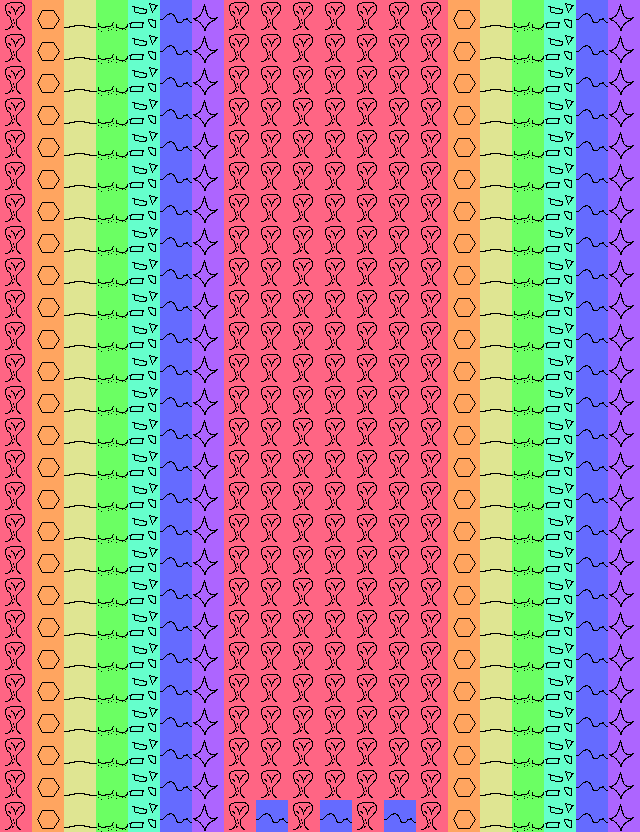

A 2D game scene composited from a Tiled map and its tileset images. What follows is a short description and the map's XML, with every tile layer's data as written:
An orthogonal 20x26 tile map with 32x32 px tiles, 1 tile layer (Tile Layer 1).

<map version="1.10" tiledversion="1.11.0" orientation="orthogonal" renderorder="right-down" width="20" height="26" tilewidth="32" tileheight="32" infinite="0" nextlayerid="2" nextobjectid="1">
 <editorsettings>
  <export target="testMap.json" format="json" />
 </editorsettings>
 <tileset firstgid="1" source="Biomes.tsx" />
 <layer id="1" name="Tile Layer 1" width="20" height="26">
  <data encoding="csv">
1,2,3,4,5,6,7,1,1,1,1,1,1,1,2,3,4,5,6,7,
1,2,3,4,5,6,7,1,1,1,1,1,1,1,2,3,4,5,6,7,
1,2,3,4,5,6,7,1,1,1,1,1,1,1,2,3,4,5,6,7,
1,2,3,4,5,6,7,1,1,1,1,1,1,1,2,3,4,5,6,7,
1,2,3,4,5,6,7,1,1,1,1,1,1,1,2,3,4,5,6,7,
1,2,3,4,5,6,7,1,1,1,1,1,1,1,2,3,4,5,6,7,
1,2,3,4,5,6,7,1,1,1,1,1,1,1,2,3,4,5,6,7,
1,2,3,4,5,6,7,1,1,1,1,1,1,1,2,3,4,5,6,7,
1,2,3,4,5,6,7,1,1,1,1,1,1,1,2,3,4,5,6,7,
1,2,3,4,5,6,7,1,1,1,1,1,1,1,2,3,4,5,6,7,
1,2,3,4,5,6,7,1,1,1,1,1,1,1,2,3,4,5,6,7,
1,2,3,4,5,6,7,1,1,1,1,1,1,1,2,3,4,5,6,7,
1,2,3,4,5,6,7,1,1,1,1,1,1,1,2,3,4,5,6,7,
1,2,3,4,5,6,7,1,1,1,1,1,1,1,2,3,4,5,6,7,
1,2,3,4,5,6,7,1,1,1,1,1,1,1,2,3,4,5,6,7,
1,2,3,4,5,6,7,1,1,1,1,1,1,1,2,3,4,5,6,7,
1,2,3,4,5,6,7,1,1,1,1,1,1,1,2,3,4,5,6,7,
1,2,3,4,5,6,7,1,1,1,1,1,1,1,2,3,4,5,6,7,
1,2,3,4,5,6,7,1,1,1,1,1,1,1,2,3,4,5,6,7,
1,2,3,4,5,6,7,1,1,1,1,1,1,1,2,3,4,5,6,7,
1,2,3,4,5,6,7,1,1,1,1,1,1,1,2,3,4,5,6,7,
1,2,3,4,5,6,7,1,1,1,1,1,1,1,2,3,4,5,6,7,
1,2,3,4,5,6,7,1,1,1,1,1,1,1,2,3,4,5,6,7,
1,2,3,4,5,6,7,1,1,1,1,1,1,1,2,3,4,5,6,7,
1,2,3,4,5,6,7,1,1,1,1,1,1,1,2,3,4,5,6,7,
1,2,3,4,5,6,7,1,6,1,6,1,6,1,2,3,4,5,6,7
</data>
 </layer>
</map>
